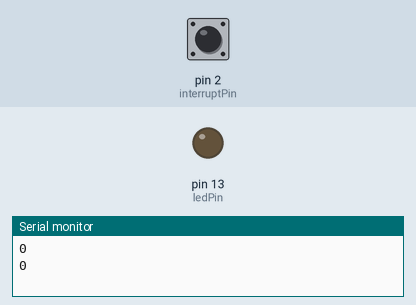
Bench run of a sketch on a simulated Arduino Uno, built with avr-gcc and run on an emulated ATmega328P. Shown: output pins drawn as LEDs (lit = HIGH), the last lines printed to the serial monitor. Inputs (shaded band) come from the test bench; at power-on: pin 2 (interruptPin) HIGH.

Above: at 1.2 s.
1.3 s: pin 2 (interruptPin) pulled LOW for 0.15 s
At 1.9 s:
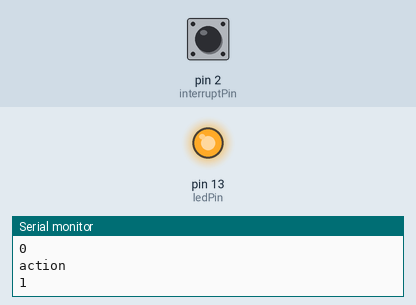
2.9 s: pin 2 (interruptPin) pulled LOW for 1 s
At 4.3 s:
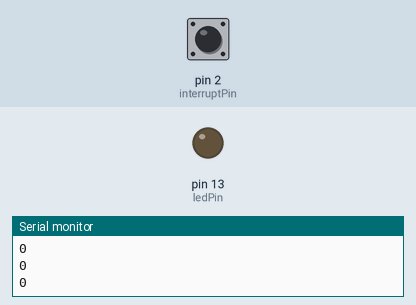
5.4 s: pin 2 (interruptPin) pulled LOW for 3.2 s
At 6.2 s:
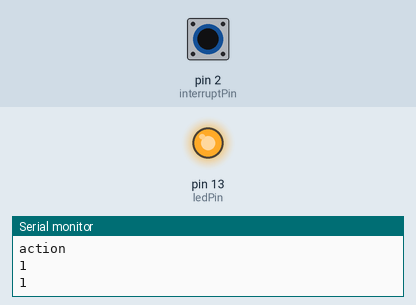
Timing chart, 0 to 8.4 s (numbered marks = the images above; inputs shaded):
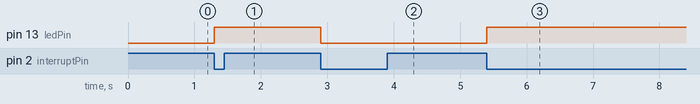

Measured:
- after the input at 1.3 s, pin 13 (ledPin): LOW → HIGH at once
- after the input at 2.9 s, pin 13 (ledPin): HIGH → LOW at once
- after the input at 5.4 s, pin 13 (ledPin): LOW → HIGH at once

The sketch:

interrupt.ino
```cpp
const byte ledPin = 13;
const byte interruptPin = 2;
volatile boolean state = false;

void setup() {
  Serial.begin(9600);
  pinMode(ledPin, OUTPUT);
  pinMode(interruptPin, INPUT_PULLUP);
  attachInterrupt(digitalPinToInterrupt(interruptPin), action, FALLING);
}

void loop() {
  Serial.println(state);
  delay(1000);
}

void action() {
  state = !state;
  Serial.println("action");
  Serial.println(state);
  digitalWrite(ledPin, state);
}
```
